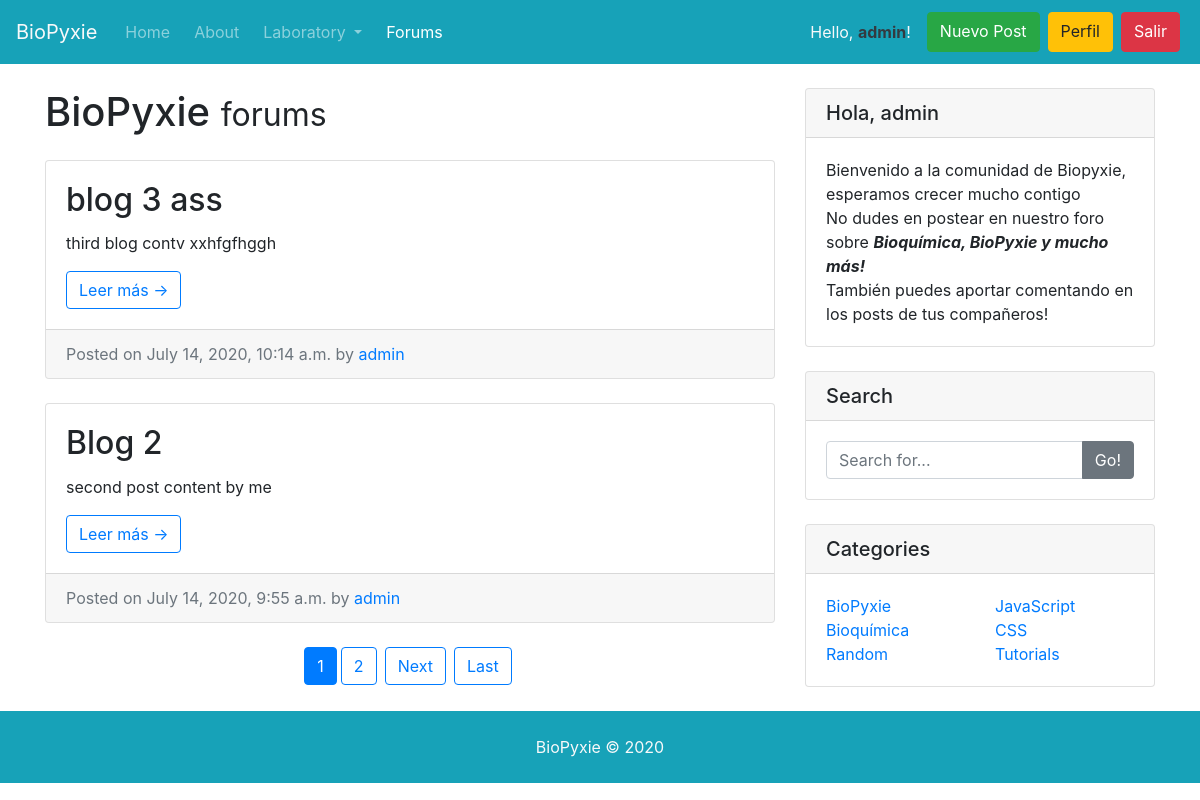
The page /forum/ (signed in) on the database its author committed.
### forum/models.py (models this page shows, shortened)
class Post(models.Model):
    title = models.CharField(max_length=100)
    content = models.TextField(max_length=1000)
    date_posted = models.DateTimeField(default=timezone.now)
    author = models.ForeignKey(User, on_delete=models.CASCADE)

### forum/views.py (the view)
# urls.py: path('', PostListView.as_view(), name='forum'),
class PostListView(LoginRequiredMixin, ListView):
    model = Post
    template_name='forum/posts.html'
    context_object_name = 'posts'
    ordering = ['-date_posted']
    paginate_by = 2

### templates/forum/posts.html (shortened to what this page needs)
{% extends 'forum/forumtemplate.html' %}
{% block box %}
{% for post in posts %}
<div class="card mb-4">
  <div class="card-body">
    <h2 class="card-title">{{ post.title }}</h2>
    <p class="card-text">{{ post.content }}</p>
    <a href="{% url 'post-detail' post.id %}" class="btn btn-outline-primary">Leer más &rarr;</a>
  </div>
  <div class="card-footer text-muted">
    Posted on {{ post.date_posted }} by
    <a href="#">{{ post.author }}</a>
  </div>
</div>
{% endfor %}
{% if is_paginated %}
<ul class="pagination justify-content-center mb-4">
{% for num in page_obj.paginator.page_range %}
  {% if page_obj.number == num %}
  <li class="page-item disabled">
    <a class="btn btn-primary" href="?page={{ num }}">{{ num }}</a>
  </li>
  {% elif num > page_obj.number|add:'-3' and num < page_obj.number|add:'3' %}
  <li class="page-item">
    <a class="btn btn-outline-primary mx-1" href="?page={{ num }}">{{ num }}</a>
  </li>
  {% endif %}
{% endfor %}
{%if page_obj.has_next %}
  <li class="page-item">
    <a class="btn btn-outline-primary mx-1" href="?page={{ page_obj.next_page_number }}">Next</a>
  </li>
  <li class="page-item">
    <a class="btn btn-outline-primary mx-1" href="'page={{ page_obj.paginator.num_pages }}'">Last</a>
  </li>
  {% endif %}
</ul>
{% endif %}
{% endblock box %}

### templates/forum/forumtemplate.html
{% extends 'forum/forum.html' %}
{% block content %}
<div class="container">
  <div class="row">
    <div class="col-md-8">
      <h1 class="my-4">BioPyxie
        <small>forums</small>
      </h1>
      {% block box %}
      {% endblock box %}
    </div>
    <div class="col-md-4">
      <div class="card my-4">
        <h5 class="card-header">Hola, {{user.username}}</h5>
        <div class="card-body">
          Bienvenido a la comunidad de Biopyxie, esperamos crecer mucho contigo <br>
          No dudes en postear en nuestro foro sobre <i><b>Bioquímica, BioPyxie y mucho más!</b></i><br>También puedes aportar comentando en los posts de tus compañeros!
        </div>
      </div>
      <div class="card my-4">
        <h5 class="card-header">Search</h5>
        <div class="card-body">
          <div class="input-group">
            <input type="text" class="form-control" placeholder="Search for...">
            <span class="input-group-append">
              <button class="btn btn-secondary" type="button">Go!</button>
            </span>
          </div>
        </div>
      </div>
      <div class="card my-4">
        <h5 class="card-header">Categories</h5>
        <div class="card-body">
          <div class="row">
            <div class="col-lg-6">
              <ul class="list-unstyled mb-0">
                <li>
                  <a href="#">BioPyxie</a>
                </li>
                <li>
                  <a href="#">Bioquímica</a>
                </li>
                <li>
                  <a href="#">Random</a>
                </li>
              </ul>
            </div>
            <div class="col-lg-6">
              <ul class="list-unstyled mb-0">
                <li>
                  <a href="#">JavaScript</a>
                </li>
                <li>
                  <a href="#">CSS</a>
                </li>
                <li>
                  <a href="#">Tutorials</a>
                </li>
              </ul>
            </div>
          </div>
        </div>
      </div>
    </div>
  </div>
</div>
{% endblock content %}

### templates/forum/forum.html (shortened to what this page needs)
<!doctype html>
<html lang="en">
<head>
  <link rel="stylesheet" href="https://stackpath.bootstrapcdn.com/bootstrap/4.5.0/css/bootstrap.min.css">
</head>
<body>
  <nav class="navbar navbar-expand-lg navbar-dark bg-info">
    <a class="navbar-brand text-light" href="/">BioPyxie</a>
    <div class="collapse navbar-collapse" id="navbarSupportedContent">
      <ul class="navbar-nav mr-auto">
        <li class="nav-item m-1">
          <a class="nav-link" href="/">Home</a>
        </li>
        <li class="nav-item m-1">
          <a class="nav-link" href="/about">About</a>
        </li>
        <li class="nav-item dropdown m-1">
          <a class="nav-link dropdown-toggle" href="/lab" id="navbarDropdown" role="button" data-toggle="dropdown" aria-haspopup="true" aria-expanded="false">
            Laboratory
          </a>
        </li>
        <li class="nav-item m-1">
          <a class="nav-link active" href="/forum">Forums<span class="sr-only">(current)</span></a>
        </li>
      </ul>
      <ul class="navbar-nav">
        {% if user.is_authenticated %}
        <span class="nav-link text-light m-1">Hello, <b class="text-dark">{{ request.user }}</b>!</span>
        <a class="btn btn-success m-1" href="/forum/post/new">Nuevo Post</a>
        <a class="btn btn-warning m-1" href="{% url 'profile' %}">Perfil</a>
        <a class="btn btn-danger m-1" href="{% url 'logout' %}">Salir</a>
        {% endif %}
      </ul>
    </div>
  </nav>
  {% block content %}
  {% endblock content %}
  <div class="py-4 bg-info">
    <div>
      <p class="m-0 text-center text-light">BioPyxie &copy; 2020</p>
    </div>
  </div>
</body>
</html>

### rows shown on the page
Post: title "blog 3 ass", content "third blog contv xxhfgfhggh", date_posted "July 14, 2020, 10:14 a.m.", author "admin"
Post: title "Blog 2", content "second post content by me", date_posted "July 14, 2020, 9:55 a.m.", author "admin"

### other values the page prints
{{ request.user }} "admin"
{{ num }} "1"
{{ num }} "2"
{{ user.username }} "admin"
